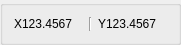
<?xml version="1.0" encoding="UTF-8"?>
<ui version="4.0">
 <class>GroupBox</class>
 <widget class="QGroupBox" name="GroupBox">
  <property name="geometry">
   <rect>
    <x>0</x>
    <y>0</y>
    <width>181</width>
    <height>43</height>
   </rect>
  </property>
  <property name="minimumSize">
   <size>
    <width>181</width>
    <height>0</height>
   </size>
  </property>
  <property name="maximumSize">
   <size>
    <width>16777215</width>
    <height>43</height>
   </size>
  </property>
  <property name="windowTitle">
   <string>GroupBox</string>
  </property>
  <layout class="QHBoxLayout" name="horizontalLayout">
   <item>
    <widget class="QLabel" name="xlabel">
     <property name="text">
      <string>X123.4567</string>
     </property>
    </widget>
   </item>
   <item>
    <widget class="Line" name="line">
     <property name="orientation">
      <enum>Qt::Vertical</enum>
     </property>
    </widget>
   </item>
   <item>
    <widget class="QLabel" name="ylabel">
     <property name="text">
      <string>Y123.4567</string>
     </property>
    </widget>
   </item>
  </layout>
 </widget>
 <resources/>
 <connections/>
</ui>
